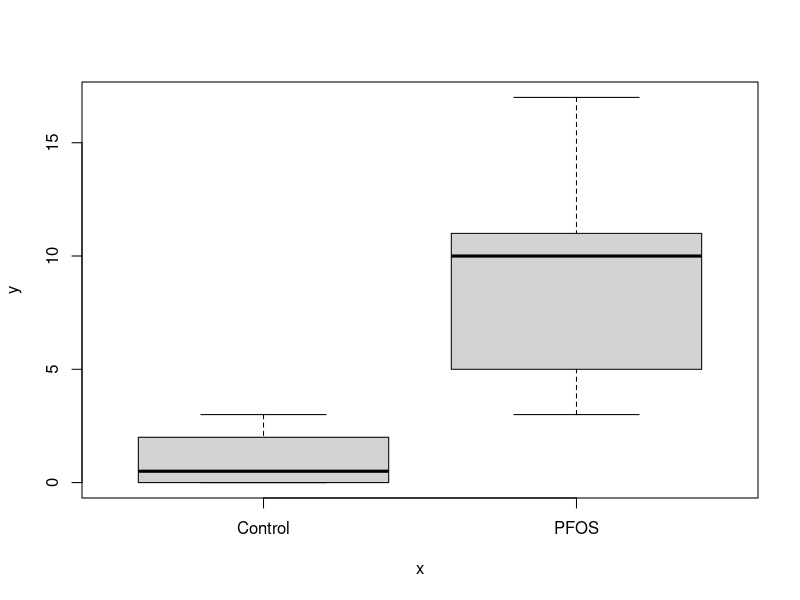
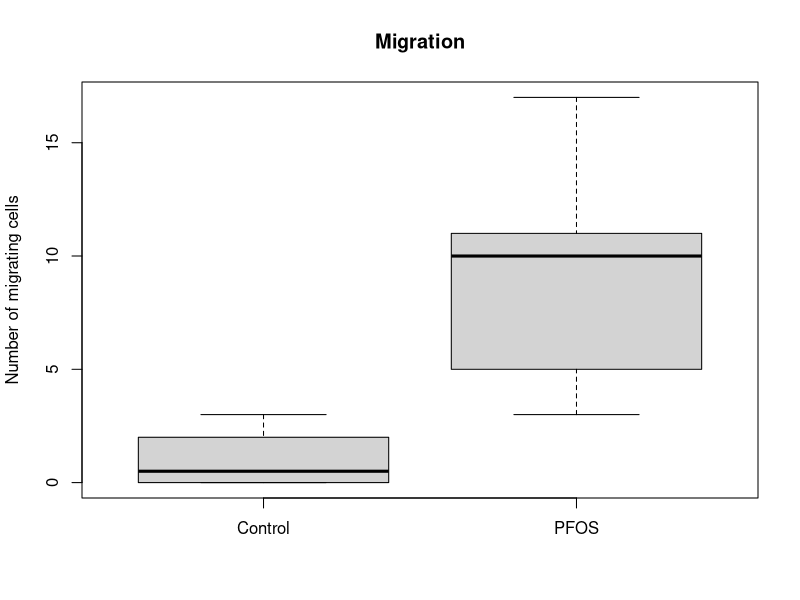
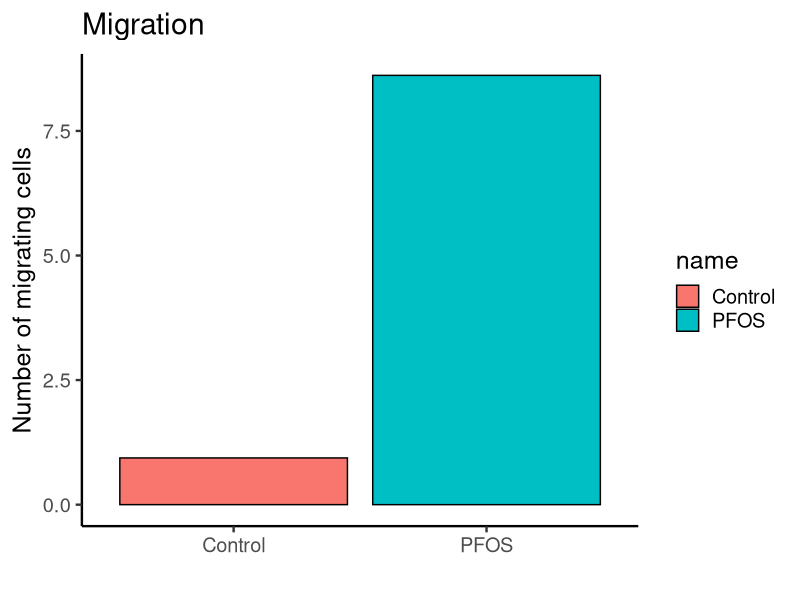
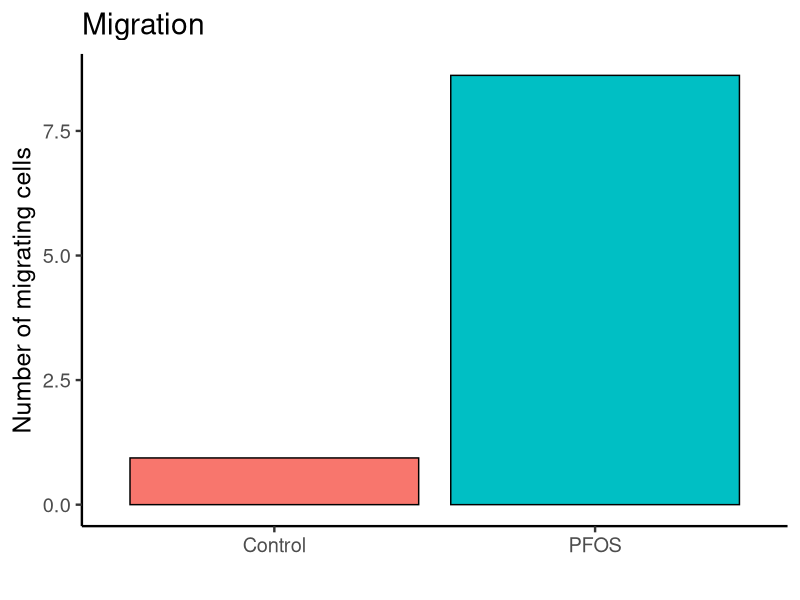
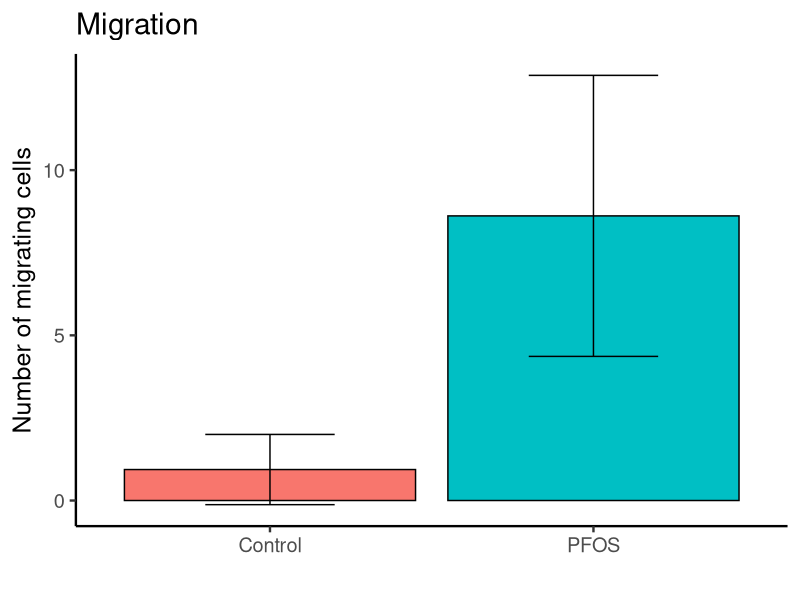
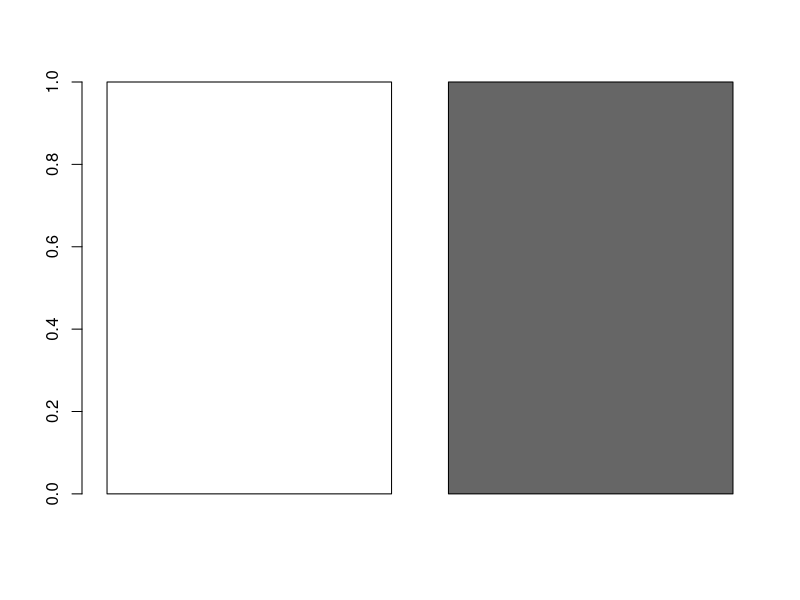
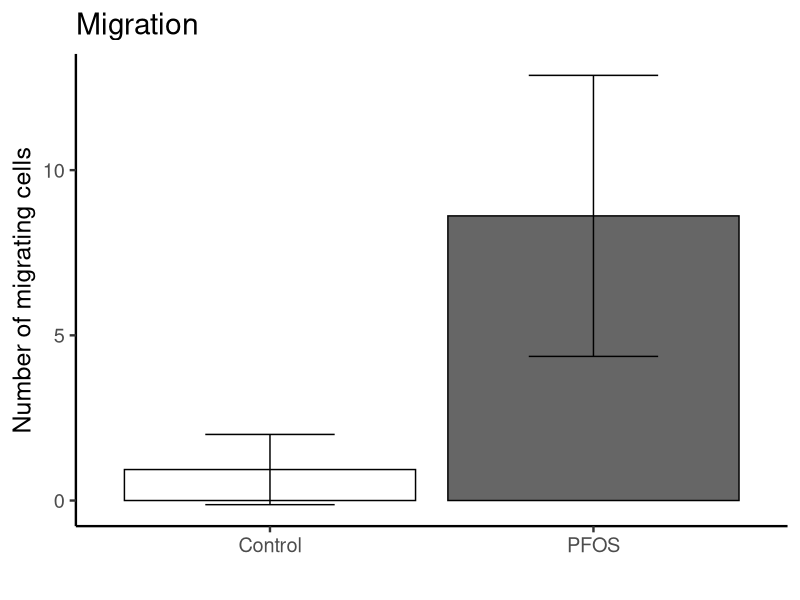

Here is the R script that generated these plots, in order:
## ---- chunk 1
# Import dataset
migration <- read.csv("../data/migration.csv") 				# <1>
invasion <- read.csv("../data/invasion.csv") 					# <2>
## ---- chunk 2
head(migration)                 # <1>
## ---- chunk 3
summary(migration)              # <1>
## ---- chunk 4
# Once per machine
#install.packages("forcats")    # <1>

# Every R session
library(forcats)                # <2>
## ---- chunk 5
migration$name <- fct_inorder(migration$name)         # <1>
## ---- chunk 6
res <- t.test(formula = value ~ name, data = migration)

res
## ---- chunk 7
res$p.value
## ---- chunk 8
plot(x = migration$name, y = migration$value)
## ---- chunk 9
plot(
	migration,
	main = "Migration", 											# <1>
	ylab = "Number of migrating cells",				# <1>
	xlab = ""																	# <1>
)
## ---- chunk 10
# Ones per machine
#install.packages("ggplot2")

# Every R session
library(ggplot2)

ggplot(migration, aes(name, value, fill = name)) + 						# <1>
	geom_bar(fun = "mean", stat = "summary", color = "black") + # <2>
	theme_classic(base_size = 18) + 														# <3>
  labs(
    title = "Migration", 																			# <4>
    x = "", 																									# <4>
    y = "Number of migrating cells") 													# <4>
## ---- chunk 11
ggplot(migration, aes(name, value, fill = name)) + 
  geom_bar(fun = "mean", stat = "summary", color = "black") +
  theme_classic(base_size = 18) +
  
  theme(legend.position = "none") + 														# <1>
  
  labs(
    title = "Migration",
    x = "",
    y = "Number of migrating cells")
## ---- chunk 12
ggplot(migration, aes(name, value, fill = name)) + 
  geom_bar(fun = "mean", stat = "summary", color = "black") +
  
  geom_errorbar(
  	stat = "summary",
    fun.min = function(x) mean(x) - sd(x),  # <1>
    fun.max = function(x) mean(x) + sd(x),  # <2>
    width = 0.4) +                          # <3> 
  
  theme_classic(base_size = 18) +
  theme(legend.position = "none") +
  labs(
    title = "Migration",
    x = "",
    y = "Number of migrating cells")
## ---- chunk 13
bar_colors <- c(
  "white",
  "grey40"
)

barplot(rep(1, length(bar_colors)), col = bar_colors) # <1>
## ---- chunk 14
ggplot(migration, aes(name, value, fill = name)) + 
  geom_bar(fun = "mean", stat = "summary", color = "black") +
  geom_errorbar(
    stat = "summary",
    fun.min = function(x) mean(x) - sd(x),
    fun.max = function(x) mean(x) + sd(x),
    width = 0.4) +
  
  scale_fill_manual(values = bar_colors) +                      # <1>
  
  theme_classic(base_size = 18) +
  theme(legend.position = "none") +
  labs(
    title = "Migration",
    x = "",
    y = "Number of migrating cells")
